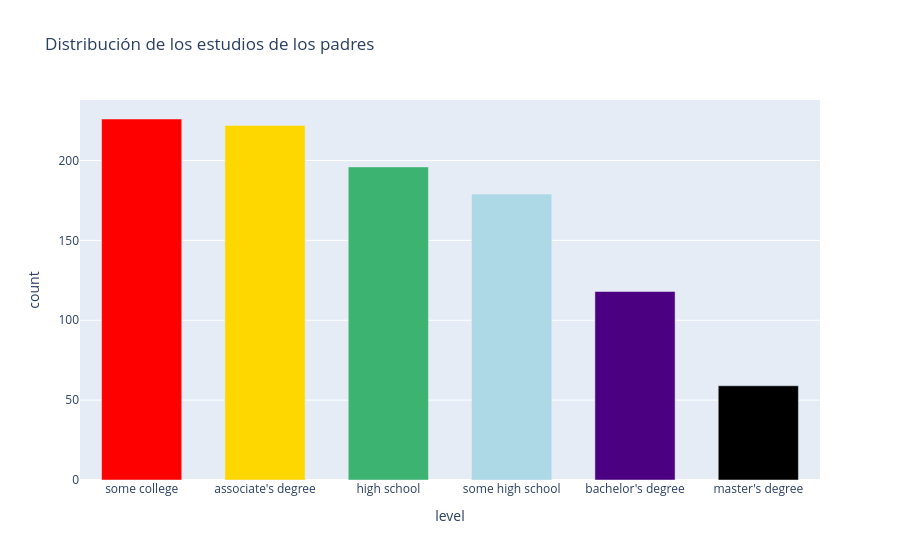

Notebook source saved alongside this figure:
### Code cell
level_df = level_count.rename_axis("level").reset_index(name="count")

fig = px.bar(
    level_df,
    x="level",
    y="count",
    title="Distribución de los estudios de los padres"
)

fig.update_traces(
    marker_color=[
        "red", "gold", "mediumseagreen",
        "lightblue", "indigo", "black"
    ],
    width=0.65
)

fig.show()

### Figure 1 — Plotly figure (JSON) as saved in the notebook; plotly's stock layout.template omitted (floating-point values rounded to 4 significant figures)
{"data": [{"hovertemplate": "level=%{x}<br>count=%{y}<extra></extra>", "legendgroup": "", "marker": {"color": ["red", "gold", "mediumseagreen", "lightblue", "indigo", "black"], "pattern": {"shape": ""}}, "name": "", "orientation": "v", "showlegend": false, "textposition": "auto", "type": "bar", "width": 0.65, "x": ["some college", "associate's degree", "high school", "some high school", "bachelor's degree", "master's degree"], "xaxis": "x", "y": [226, 222, 196, 179, 118, 59], "yaxis": "y"}], "layout": {"barmode": "relative", "legend": {"tracegroupgap": 0}, "title": {"text": "Distribución de los estudios de los padres"}, "xaxis": {"anchor": "y", "domain": [0, 1], "title": {"text": "level"}}, "yaxis": {"anchor": "x", "domain": [0, 1], "title": {"text": "count"}}}}
